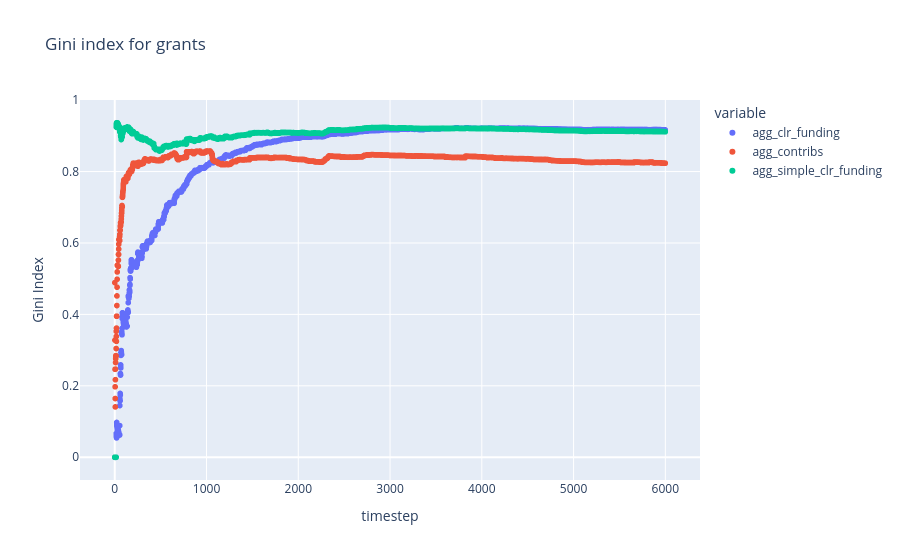

The notebook cell saved with this chart:
### Markdown cell above
#### CLR match gini index across grants

### Code cell
key_1 = 'agg_clr_funding'
fig_df_1 = (grant_dfs[key_1]
            .sort_values(by=key_1)
            .groupby('timestep')[key_1]
            .apply(lambda s: ineq.gini(s) / len(s))
            .reset_index()
         )

key_2 = 'agg_contribs'
fig_df_2 = (grant_dfs[key_2]
            .sort_values(by=key_2)
            .groupby('timestep')[key_2]
            .apply(lambda s: ineq.gini(s) / len(s))
            .reset_index()
         )

key_3 = 'agg_simple_clr_funding'
fig_df_3 = (grant_dfs[key_3]
            .sort_values(by=key_3)
            .groupby('timestep')[key_3]
            .apply(lambda s: ineq.gini(s) / len(s))
            .reset_index()
         )

fig_df = (fig_df_1.set_index('timestep')
                  .join(fig_df_2.set_index('timestep'))
                  .join(fig_df_3.set_index('timestep'))
                  .reset_index())

title = 'Gini index for grants'

x_col = 'timestep'
y_cols = [key_1, key_2, key_3]

labels = {'value': 'Gini Index',
          'grant': ''}

options = {'x': x_col,
           'y': y_cols,
           'title': title,
           'labels': labels}

fig = px.scatter(fig_df, **options)

fig.show()

### Figure 1 — Plotly figure (JSON) as saved in the notebook; plotly's stock layout.template omitted (floating-point values rounded to 4 significant figures; data arrays with more than 128 entries replaced by an {"elided": "..."} marker saying what was removed)
{"data": [{"hovertemplate": "variable=agg_clr_funding<br>timestep=%{x}<br>Gini Index=%{y}<extra></extra>", "legendgroup": "agg_clr_funding", "marker": {"color": "#636efa", "symbol": "circle"}, "mode": "markers", "name": "agg_clr_funding", "showlegend": true, "type": "scattergl", "x": {"elided": "6000 int values"}, "xaxis": "x", "y": {"elided": "6000 float values"}, "yaxis": "y"}, {"hovertemplate": "variable=agg_contribs<br>timestep=%{x}<br>Gini Index=%{y}<extra></extra>", "legendgroup": "agg_contribs", "marker": {"color": "#EF553B", "symbol": "circle"}, "mode": "markers", "name": "agg_contribs", "showlegend": true, "type": "scattergl", "x": {"elided": "6000 int values"}, "xaxis": "x", "y": {"elided": "6000 float values"}, "yaxis": "y"}, {"hovertemplate": "variable=agg_simple_clr_funding<br>timestep=%{x}<br>Gini Index=%{y}<extra></extra>", "legendgroup": "agg_simple_clr_funding", "marker": {"color": "#00cc96", "symbol": "circle"}, "mode": "markers", "name": "agg_simple_clr_funding", "showlegend": true, "type": "scattergl", "x": {"elided": "6000 int values"}, "xaxis": "x", "y": {"elided": "6000 float values"}, "yaxis": "y"}], "layout": {"legend": {"title": {"text": "variable"}, "tracegroupgap": 0}, "title": {"text": "Gini index for grants"}, "xaxis": {"anchor": "y", "autorange": true, "domain": [0, 1], "range": [-402.4, 6401.0], "title": {"text": "timestep"}, "type": "linear"}, "yaxis": {"anchor": "x", "autorange": true, "domain": [0, 1], "range": [-0.06861, 1.005], "title": {"text": "Gini Index"}, "type": "linear"}}}
